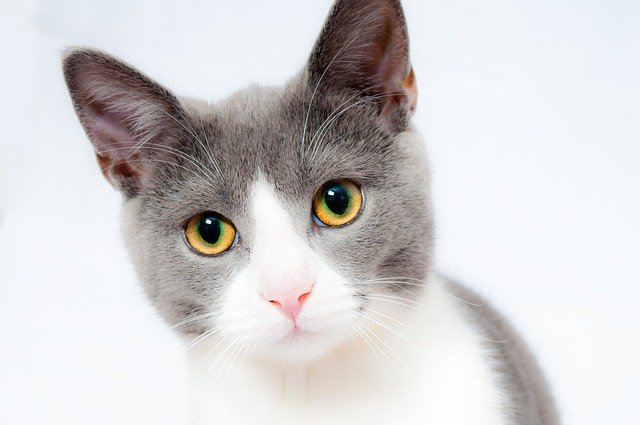
#> input picture image/cat.jpg, 640 x 425 px, found by its file name
$ python day3-cv2-imread-two.py
#> lines starting #> are read from the running program, lines starting #| are printed output that depends on the picture
import numpy as np
import cv2
import matplotlib.pyplot as plt

# 컬러 영상 & 그레이스케일 영상 불러오기
img1 = cv2.imread('../image/cat.jpg', cv2.IMREAD_COLOR)
#> img1 is the input picture: shape (425, 640, 3); mean B, G, R 208.7, 208.2, 210.2
print(img1.shape)
#| (425, 640, 3)
# img1 = cv2.resize(img1, (0,0), None, .5, .5) # 컬러영상 사이즈변경
img2 = cv2.cvtColor(img1, cv2.COLOR_BGR2GRAY)  # 컬러영상--흑백영상으로 변환
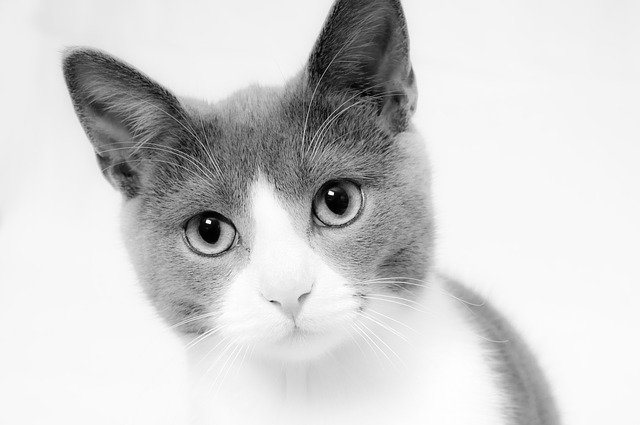
#> img2: shape (425, 640); min 0, max 255, mean 208.9
img2_3channel = cv2.cvtColor(img2, cv2.COLOR_GRAY2BGR) #흑백영상을 3채널(컬러채널)로 변경


# h_image = np.concatenate((img1, img2_3channel), axis=1)
h_image = np.hstack((img1, img2_3channel)) # 가로로 붙이기
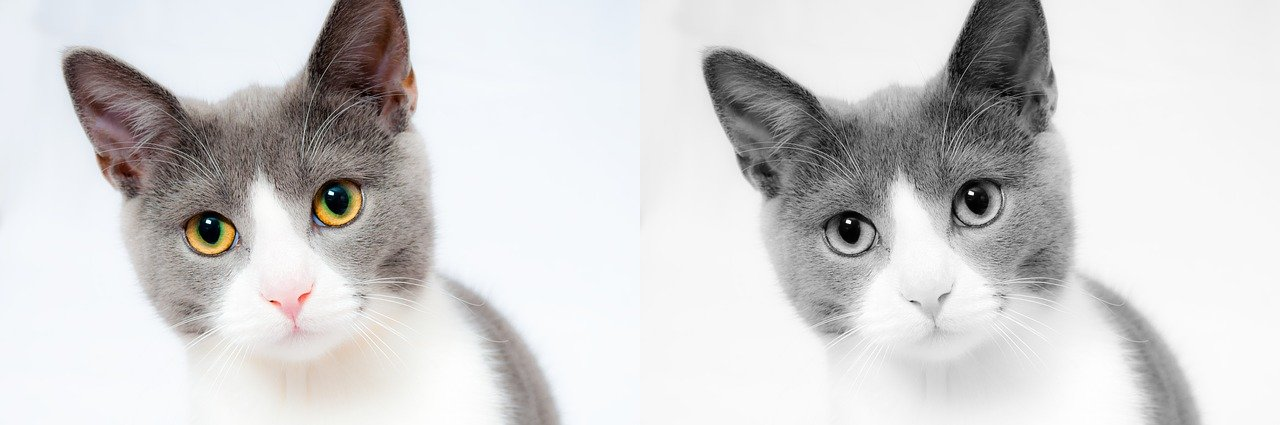
#> h_image: shape (425, 1280, 3); mean B, G, R 208.8, 208.6, 209.5
v_image = np.vstack((img1, img2_3channel)) # 세로로 붙이기
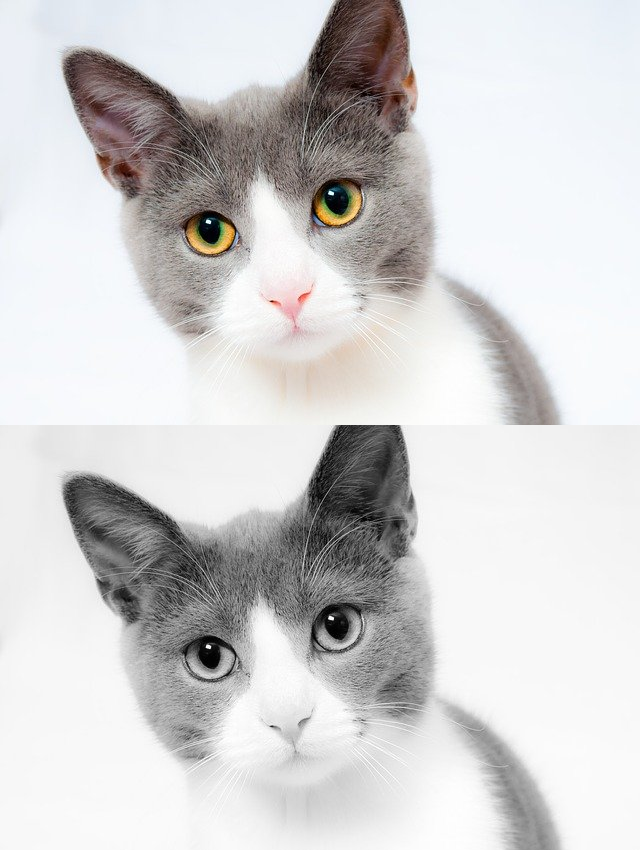
#> v_image: shape (850, 640, 3); mean B, G, R 208.8, 208.6, 209.5

cv2.imshow('Horizontal Image', h_image)# 이미지 띄우기
cv2.imshow('Vertical Image', v_image)

cv2.waitKey()
cv2.destroyAllWindows()
